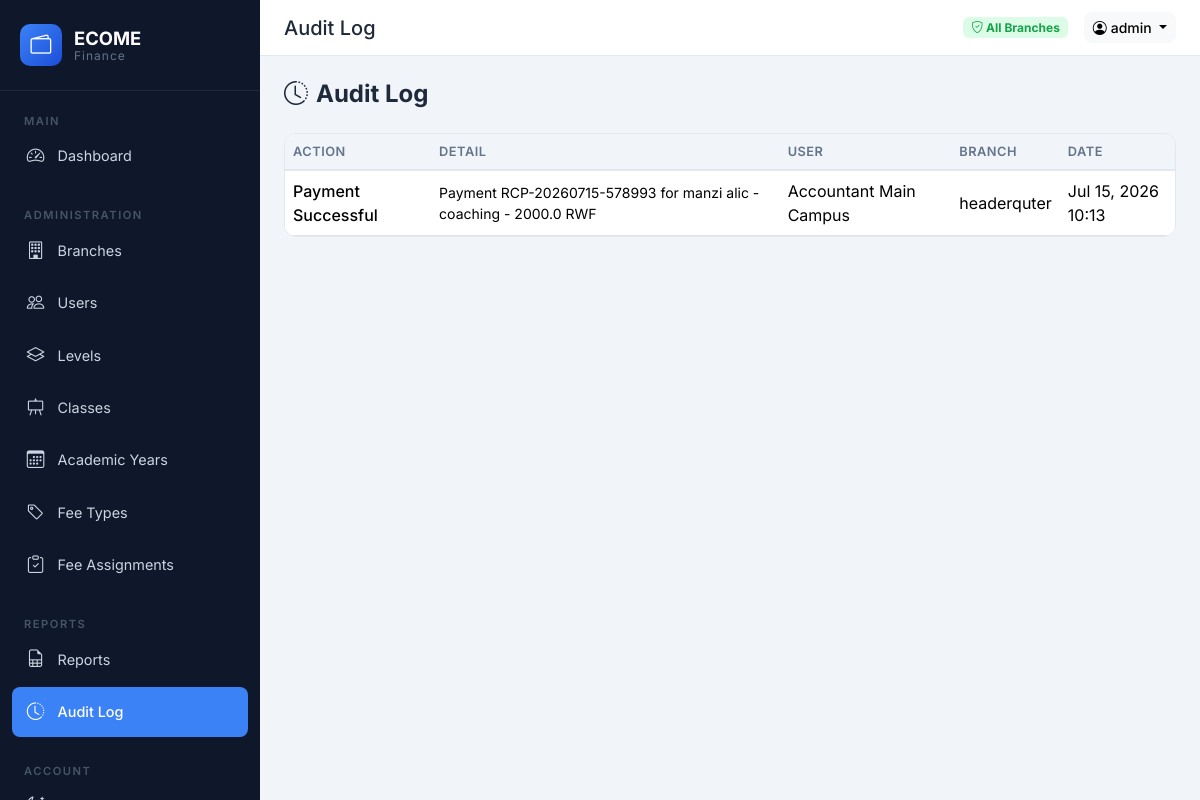
The page /payments/audit/ (signed in) on the database as committed earlier.
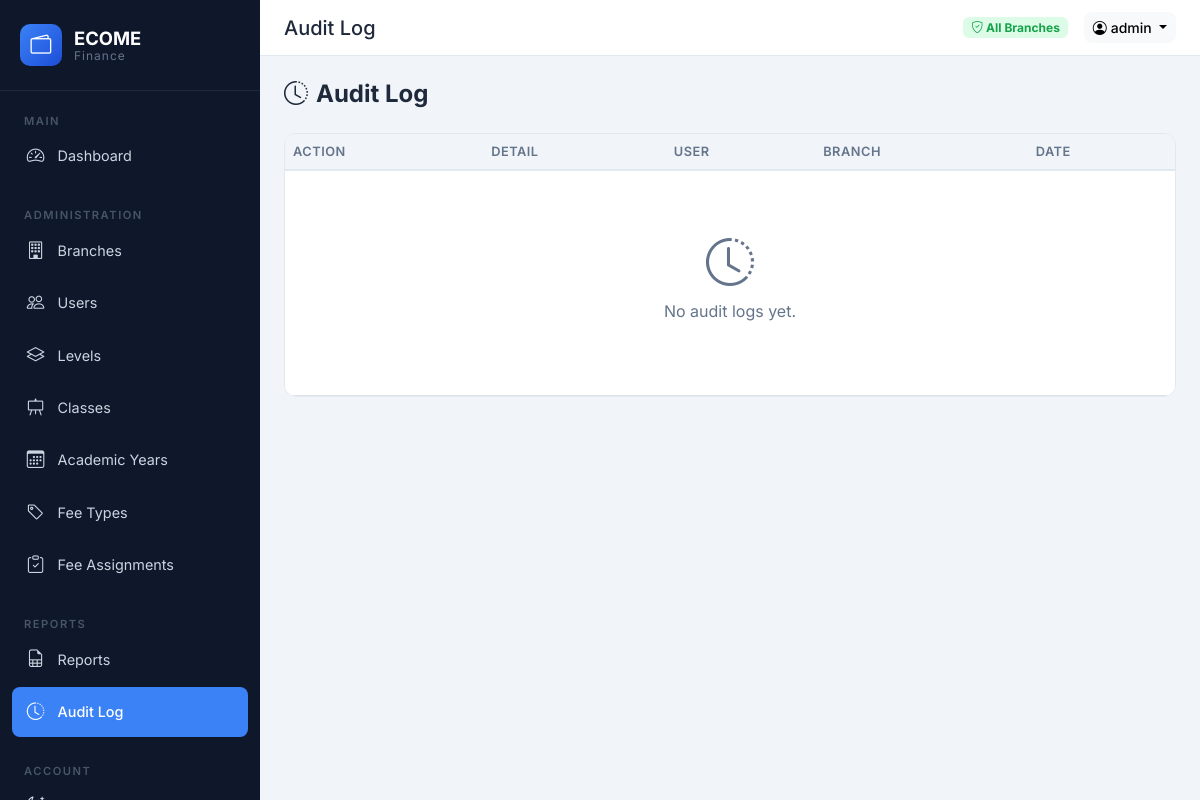
The same page on the database as committed later.
### payments/models.py (models this page shows, shortened)
class AuditLog(models.Model):
    user = models.ForeignKey(User, on_delete=models.SET_NULL, null=True, related_name="audit_logs")
    action = models.CharField(max_length=100)
    detail = models.TextField(blank=True)
    branch = models.ForeignKey(Branch, on_delete=models.SET_NULL, null=True, blank=True)
    ip_address = models.GenericIPAddressField(null=True, blank=True)
    created_at = models.DateTimeField(auto_now_add=True)
    class Meta:
        ordering = ["-created_at"]

### accounts/models.py (models this page shows, shortened)
class User(AbstractUser):
    class Role(models.TextChoices):
        ADMIN = "admin", "Super Admin"
        REGISTRAR = "registrar", "Registrar"
        ACCOUNTANT = "accountant", "Accountant"
    role = models.CharField(
        max_length=20, choices=Role.choices, default=Role.ACCOUNTANT
    )
    branch = models.ForeignKey(
        Branch, on_delete=models.SET_NULL, null=True, blank=True, related_name="users"
    )
    phone = models.CharField(max_length=20, blank=True)
    is_active_user = models.BooleanField(default=True)
    class Meta:
        ordering = ["username"]
    @property
    def is_admin(self):
        return self.role == self.Role.ADMIN
    @property
    def is_registrar(self):
        return self.role == self.Role.REGISTRAR
    @property
    def is_accountant(self):
        return self.role == self.Role.ACCOUNTANT

class Branch(models.Model):
    name = models.CharField(max_length=100, unique=True)
    code = models.CharField(max_length=20, unique=True)
    address = models.CharField(max_length=255, blank=True)
    phone = models.CharField(max_length=20, blank=True)
    created_at = models.DateTimeField(auto_now_add=True)
    class Meta:
        ordering = ["name"]

### payments/views.py (the view)
# urls.py: path("audit/", views.audit_log, name="audit_log"),
@login_required
def audit_log(request):
    if not request.user.is_admin:
        messages.error(request, "Admin access only.")
        return redirect("dashboard:home")
    logs = AuditLog.objects.select_related("user", "branch").all()[:100]
    return render(request, "payments/audit_log.html", {"logs": logs})

### core/context_processors.py (called while the page is built)
def app_context(request):
    return {
        "SCHOOL_NAME": "ECOME Finance",
        "ALL_BRANCHES": Branch.objects.all() if request.user.is_authenticated else [],
    }

### templates/payments/audit_log.html (shortened to what this page needs)
{% extends 'base.html' %}
{% block page_title %}Audit Log{% endblock %}
{% block content %}
<div class="fade-in-up">
<div class="page-header"><h1><i class="bi bi-clock-history me-2"></i>Audit Log</h1></div>
<div class="table-container table-responsive">
    <table class="table table-hover">
        <thead><tr><th>Action</th><th>Detail</th><th>User</th><th>Branch</th><th>Date</th></tr></thead>
        <tbody>
            {% for log in logs %}
            <tr>
                <td class="fw-medium">{{ log.action }}</td>
                <td class="small">{{ log.detail }}</td>
                <td>{% if log.user %}{{ log.user.get_full_name|default:log.user.username }}{% else %}System{% endif %}</td>
                <td>{{ log.branch.name|default:'-' }}</td>
                <td>{{ log.created_at|date:'M d, Y H:i' }}</td>
            </tr>
            {% empty %}
            <tr><td colspan="5"><div class="empty-state"><i class="bi bi-clock-history"></i><p>No audit logs yet.</p></div></td></tr>
            {% endfor %}
        </tbody>
    </table>
</div>
</div>
{% endblock %}

Rows that differ between the two databases and show on the page:
removed AuditLog: action "Payment Successful", detail "Payment RCP-20260715-578993 for manzi alic - coaching - 2000.0 RWF", user.get_full_name "Accountant Main Campus", branch.name "headerquter", created_at "Jul 15, 2026 10:13"
Other text that changed with them:
text now shown: "No audit logs yet."
